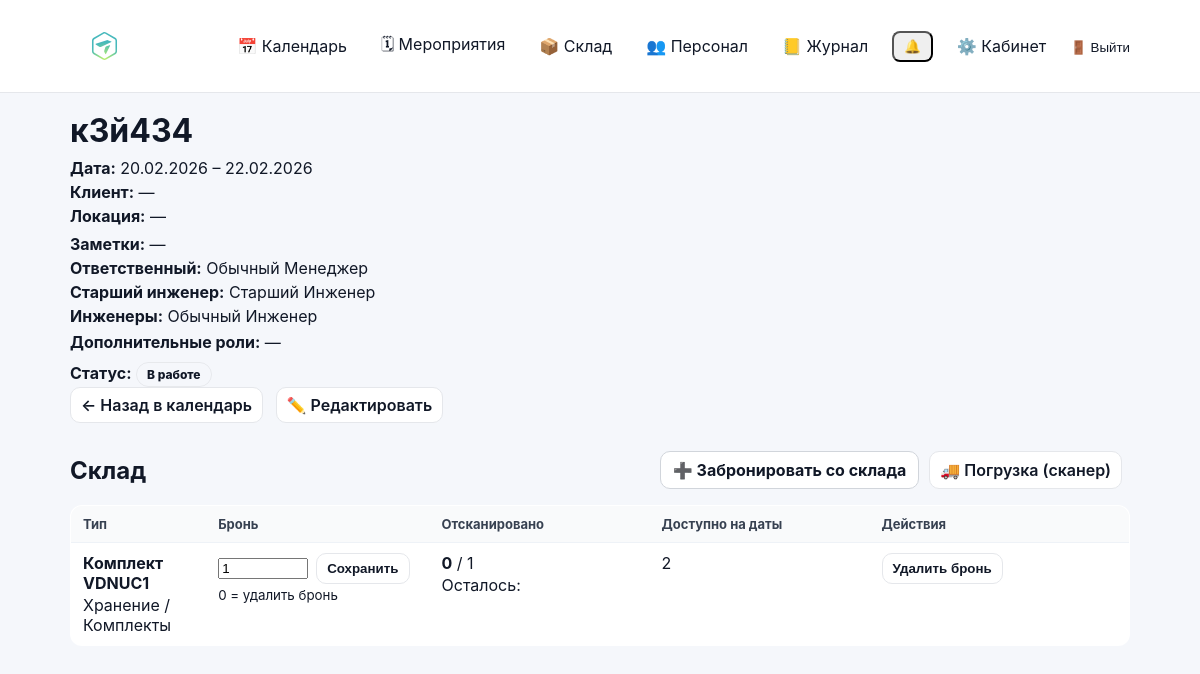
The app's page /events/67/?year=2026&month=2 (signed in) with its own data.
### events/models.py (models this page shows, shortened)
class Event(models.Model):
    class Meta:
        permissions = [
            ("edit_event_card", "Can edit event card (dates/status/etc)"),
            ("edit_event_equipment", "Can edit event equipment (own/rented)"),
        ]
    STATUS_DRAFT = "draft"
    STATUS_CONFIRMED = "confirmed"
    STATUS_IN_PROGRESS = "in_progress"
    STATUS_CLOSED = "closed"
    STATUS_PROBLEM = "problem"
    STATUS_CHOICES = (
        (STATUS_DRAFT, "Черновик"),
        (STATUS_CONFIRMED, "Подтвержден"),
        (STATUS_IN_PROGRESS, "В работе"),
        (STATUS_CLOSED, "Закрыто"),
        (STATUS_PROBLEM, "Проблема"),
    )
    STATUS_ACTIVE = (
        STATUS_DRAFT,
        STATUS_CONFIRMED,
        STATUS_IN_PROGRESS,
    )
    STATUS_TRANSITIONS: dict[str, tuple[str, ...]] = {
        STATUS_DRAFT: (STATUS_CONFIRMED,),
        STATUS_CONFIRMED: (STATUS_DRAFT,),
        STATUS_IN_PROGRESS: (),
        STATUS_CLOSED: (),
        STATUS_PROBLEM: (),
    }
    name = models.CharField(max_length=200)
    start_date = models.DateField()
    end_date = models.DateField(blank=True, null=True)
    client = models.CharField(max_length=200, blank=True)
    location = models.CharField(max_length=200, blank=True)
    responsible = models.ForeignKey(
        User,
        on_delete=models.SET_NULL,
        null=True,
        related_name="events",
    )
    s_engineer = models.ForeignKey(
        User,
        on_delete=models.SET_NULL,
        null=True,
        blank=True,
        related_name="senior_events",
    )
    engineers = models.ManyToManyField(
        User,
        blank=True,
        related_name="engineer_events",
    )
    notes = models.TextField(blank=True, default="")
    is_deleted = models.BooleanField(default=False)
    deleted_at = models.DateTimeField(null=True, blank=True)
    status = models.CharField(
        max_length=20,
        choices=STATUS_CHOICES,
        default=STATUS_DRAFT,
    )
    created_at = models.DateTimeField(auto_now_add=True)
    def allowed_next_statuses(self) -> tuple[str, ...]:
        return self.STATUS_TRANSITIONS.get(self.status, ())

class EventStockReservation(models.Model):
    event = models.ForeignKey(Event, on_delete=models.CASCADE, related_name="stock_reservations")
    equipment_type = models.ForeignKey(StockEquipmentType, on_delete=models.PROTECT, related_name="event_reservations")
    quantity = models.PositiveIntegerField(default=1)
    created_at = models.DateTimeField(auto_now_add=True)
    created_by = models.ForeignKey(
        User,
        on_delete=models.SET_NULL,
        null=True,
        blank=True,
        related_name="created_stock_reservations",
    )
    class Meta:
        unique_together = ("event", "equipment_type")
        ordering = ["equipment_type__category__name", "equipment_type__subcategory__name", "equipment_type__name", "id"]
    @staticmethod
    def available_for_dates(equipment_type: StockEquipmentType, start_date, end_date, exclude_event_id: int | None = None) -> int:
        total_physical = StockEquipmentItem.objects.filter(
            equipment_type=equipment_type
        ).exclude(status=StockEquipmentItem.STATUS_REPAIR).count()
        qs = EventStockReservation.objects.select_related("event").filter(equipment_type=equipment_type)
        if exclude_event_id:
            qs = qs.exclude(event_id=exclude_event_id)
        qs = qs.filter(event__start_date__lte=end_date, event__end_date__gte=start_date)
        reserved = qs.aggregate(models.Sum("quantity")).get("quantity__sum") or 0
        return max(0, total_physical - reserved)

### accounts/models.py (models this page shows, shortened)
class User(AbstractUser):
    phone = models.CharField("Телефон", max_length=30, blank=True, default="")
    patronymic = models.CharField("Отчество", max_length=150, blank=True, default="")
    class Meta(AbstractUser.Meta):
        permissions = [
            ("manage_staff", "Can manage staff (users/roles)"),
        ]
    def get_full_name(self) -> str:
        parts = [self.last_name, self.first_name, self.patronymic]
        return " ".join([p.strip() for p in parts if p and p.strip()]).strip() or self.username

### inventory/models.py (models this page shows, shortened)
class StockEquipmentType(models.Model):
    name = models.CharField(max_length=255)
    category = models.ForeignKey(StockCategory, on_delete=models.PROTECT)
    subcategory = models.ForeignKey(
        StockSubcategory,
        on_delete=models.PROTECT,
        null=True,
        blank=True
    )
    power_w = models.PositiveIntegerField(
        null=True,
        blank=True,
        verbose_name="Потребляемая мощность (Вт)"
    )
    dimensions_mm = models.CharField(
        max_length=100,
        null=True,
        blank=True,
        verbose_name="Габариты (мм)"
    )
    weight_kg = models.DecimalField(
        max_digits=6,
        decimal_places=2,
        null=True,
        blank=True,
        verbose_name="Вес (кг)"
    )
    name = models.CharField(max_length=200)
    description = models.TextField(blank=True)
    weight_kg = models.DecimalField(max_digits=8, decimal_places=3, null=True, blank=True)
    width_mm = models.PositiveIntegerField(null=True, blank=True)
    height_mm = models.PositiveIntegerField(null=True, blank=True)
    depth_mm = models.PositiveIntegerField(null=True, blank=True)
    power_watt = models.PositiveIntegerField(null=True, blank=True)
    is_active = models.BooleanField(default=True)
    created_at = models.DateTimeField(auto_now_add=True)
    class Meta:
        verbose_name = "Тип оборудования склада"
        verbose_name_plural = "Типы оборудования склада"
        unique_together = ("category", "subcategory", "name")
        ordering = ["category__name", "subcategory__name", "name", "id"]

class StockCategory(models.Model):
    name = models.CharField(max_length=100, unique=True)
    class Meta:
        verbose_name = "Категория склада"
        verbose_name_plural = "Категории склада"
        ordering = ["name", "id"]

class StockSubcategory(models.Model):
    category = models.ForeignKey(StockCategory, on_delete=models.PROTECT, related_name="subcategories")
    name = models.CharField(max_length=100)
    class Meta:
        verbose_name = "Подкатегория склада"
        verbose_name_plural = "Подкатегории склада"
        unique_together = ("category", "name")
        ordering = ["category__name", "name", "id"]

### events/views.py (the view, shortened to what this page needs)
# urls.py: path("events/<int:event_id>/", views.event_detail_view, name="event_detail"),
@login_required
def event_detail_view(request: HttpRequest, event_id: int) -> HttpResponse:
    can_manage = can_edit_event_card(request.user)
    can_view_all = _can_view_all_events(request.user)
    base_qs = (Event.objects.select_related("responsible", "s_engineer").prefetch_related("engineers", "role_slots__role", "role_slots__users"))
    if not can_manage:
        base_qs = base_qs.filter(is_deleted=False)
    if not can_view_all:
        base_qs = base_qs.filter(is_deleted=False).filter(_participation_q(request.user)).distinct()
    event = get_object_or_404(base_qs, id=event_id)
    stock_reservations = (
        EventStockReservation.objects.filter(event=event)
        .select_related("equipment_type", "equipment_type__category", "equipment_type__subcategory")
        .order_by("equipment_type__category__name", "equipment_type__subcategory__name", "equipment_type__name", "id")
    )
    stock_rows = []
    stock_shortages = []
    issued_qs = (
        EventStockIssue.objects.filter(event=event, returned_at__isnull=True)
        .select_related("item", "item__equipment_type")
    )
    issued_counts: dict[int, int] = defaultdict(int)
    for iss in issued_qs:
        issued_counts[iss.item.equipment_type_id] += 1
    for r in stock_reservations:
        available = _stock_available_for_event(event, r.equipment_type, exclude_event_id=event.id)
        shortage = max(0, r.quantity - available)
        stock_rows.append({
            "reservation": r,
            "available": available,
            "shortage": shortage,
            "issued": issued_counts.get(r.equipment_type_id, 0),
        })
    return render(request, "events/event_detail.html", {
        "event": event,
        "issued_items": issued_qs,
        "stock_rows": stock_rows,
        "stock_shortages": stock_shortages,
        "can_modify": can_manage,
        "can_edit_equipment": can_edit_event_equipment(request.user),
    })

### events/templates/events/event_detail.html (shortened to what this page needs)
{% extends "base.html" %}
{% load event_extras %}
{% block content %}
<div class="page-head">
  <div>
    <h1 style="margin:0;">{{ event.name }}</h1>
    <div class="muted" style="margin-top:8px;">
      <div><strong>Дата:</strong>
        {% if event.start_date == event.end_date %}
          {{ event.start_date|date:"d.m.Y" }}
        {% else %}
          {{ event.start_date|date:"d.m.Y" }} – {{ event.end_date|date:"d.m.Y" }}
        {% endif %}
      </div>
      <div style="margin-top:4px;"><strong>Клиент:</strong> {{ event.client|default:"—" }}</div>
      <div style="margin-top:4px;"><strong>Локация:</strong> {{ event.location|default:"—" }}</div>
      <div style="margin-top:8px;"><strong>Заметки:</strong>
        {% if event.notes %}
          <div style="margin-top:6px; white-space:pre-wrap;">{{ event.notes }}</div>
        {% else %}
          <span class="muted">—</span>
        {% endif %}
      </div>
      <div style="margin-top:4px;"><strong>Ответственный:</strong>
        {{ event.responsible.get_full_name|default:event.responsible.username }}
      </div>
      <div style="margin-top:4px;"><strong>Старший инженер:</strong>
        {% if event.s_engineer %}
          {{ event.s_engineer.get_full_name|default:event.s_engineer.username }}
        {% else %}
          —
        {% endif %}
      </div>
      <div style="margin-top:4px;"><strong>Инженеры:</strong>
        {% if event.engineers.all %}
          {% for u in event.engineers.all %}
            {{ u.get_full_name|default:u.username }}{% if not forloop.last %}, {% endif %}
          {% endfor %}
        {% else %}
          —
        {% endif %}
      </div>
      <div style="margin-top:6px;">
        <strong>Дополнительные роли:</strong>
        {% if event.role_slots.all %}
          <div style="margin-top:6px;">
            {% for slot in event.role_slots.all %}
              <div style="margin-top:4px;">
                <strong>{{ slot.role.name }}:</strong>
                {% if slot.users.all %}
                  {% for user in slot.users.all %}
                    {{ user.get_full_name|default:user.username }}{% if not forloop.last %}, {% endif %}
                  {% endfor %}
                {% else %}
                  —
                {% endif %}
              </div>
            {% endfor %}
          </div>
        {% else %}
          —
        {% endif %}
      </div>
    </div>
    <div style="margin-top:10px;">
      <strong>Статус:</strong>
      <span class="status-pill status-{{ event.status }}">{{ event.get_status_display }}</span>
    </div>
  </div>
  <div class="page-actions">
    {% with y=request.GET.year m=request.GET.month %}
      <a class="btn-secondary" href="{% url 'calendar' %}{% if y and m %}?year={{ y }}&month={{ m }}{% endif %}">← Назад в календарь</a>
    {% endwith %}
    {% if can_modify %}
      <a class="btn-secondary" href="{% url 'event_edit' event.id %}{% if request.GET.year and request.GET.month %}?year={{ request.GET.year }}&month={{ request.GET.month }}{% endif %}">✏️ Редактировать</a>
      <div style="height:10px;"></div>
    {% endif %}
  </div>
</div>
<div class="card" style="margin-top:18px;">
  <div style="display:flex; align-items:center; justify-content:space-between; gap:12px;">
    <h2 style="margin:0;">Склад</h2>
    {% if can_edit_equipment %}
      <div style="display:flex; gap:10px; flex-wrap:wrap;">
        <a class="btn" href="{% url 'event_stock_add' event.id %}">➕ Забронировать со склада</a>
        <a class="btn-secondary" href="{% url 'event_stock_load' event.id %}">🚚 Погрузка (сканер)</a>
      </div>
    {% endif %}
  </div>
  {% if stock_rows %}
    <table class="list-table">
      <thead>
        <tr>
          <th>Тип</th>
          <th style="width:200px;">Бронь</th>
          <th style="width:220px;">Отсканировано</th>
          <th style="width:220px;">Доступно на даты</th>
          {% if can_edit_equipment %}
            <th style="width:260px;">Действия</th>
          {% endif %}
        </tr>
      </thead>
      <tbody>
        {% for row in stock_rows %}
          <tr>
            <td>
              <div><strong>{{ row.reservation.equipment_type.name }}</strong></div>
              <div class="muted" style="margin-top:2px;">
                {{ row.reservation.equipment_type.category.name }}
                {% if row.reservation.equipment_type.subcategory %} / {{ row.reservation.equipment_type.subcategory.name }}{% endif %}
              </div>
            </td>
            <td>
              {% if can_edit_equipment %}
                <form method="post" action="{% url 'event_stock_update_qty' event.id row.reservation.id %}" style="display:flex; gap:8px; align-items:center;">
                  <input type="number" name="quantity" value="{{ row.reservation.quantity }}" min="0" style="width:90px;">
                  <button class="btn-secondary" type="submit">Сохранить</button>
                </form>
                <small class="muted">0 = удалить бронь</small>
              {% else %}
                {{ row.reservation.quantity }}
              {% endif %}
            </td>
            <td>
              <div>
                <strong>{{ row.issued|default:0 }}</strong> / {{ row.reservation.quantity }}
              </div>
              {% if row.issued and row.issued|add:0 >= row.reservation.quantity %}
                <div class="muted" style="margin-top:2px;">✅ План закрыт</div>
              {% else %}
                <div class="muted" style="margin-top:2px;">Осталось: {{ row.remaining }}</div>
              {% endif %}
            </td>
            <td>
              {{ row.available }}
            </td>
            {% if can_edit_equipment %}
              <td>
                <form method="post" action="{% url 'event_stock_delete' event.id row.reservation.id %}" style="display:inline;">
                  <button class="btn-secondary" type="submit">Удалить бронь</button>
                </form>
              </td>
            {% endif %}
          </tr>
        {% endfor %}
      </tbody>
    </table>
  {% else %}
    <div class="muted" style="margin-top:10px;">Пока нет броней. Добавь бронирование со склада.</div>
  {% endif %}
</div>
{% endblock %}

### records on screen
Event: name "к3й434", start_date "20.02.2026", end_date "22.02.2026", client "—", location "—", responsible.get_full_name "Обычный Менеджер", s_engineer.get_full_name "Старший Инженер", status "В работе"
User: get_full_name "Обычный Инженер"
EventStockReservation: reservation.equipment_type.name "Комплект VDNUC1", reservation.equipment_type.category.name "Хранение", reservation.equipment_type.subcategory.name "Комплекты", quantity "1", issued "0", reservation.quantity "1", available "2"
